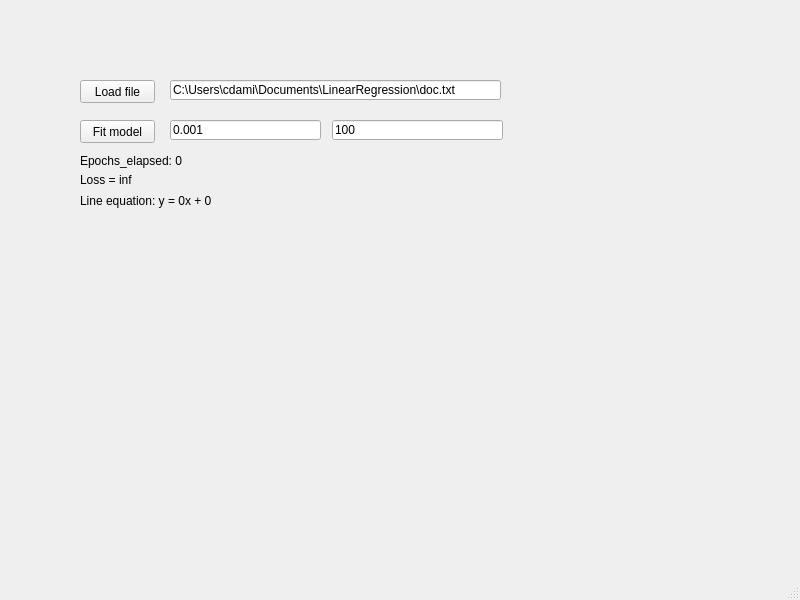
<?xml version="1.0" encoding="UTF-8"?>
<ui version="4.0">
 <class>MainWindow</class>
 <widget class="QMainWindow" name="MainWindow">
  <property name="geometry">
   <rect>
    <x>0</x>
    <y>0</y>
    <width>800</width>
    <height>600</height>
   </rect>
  </property>
  <property name="windowTitle">
   <string>MainWindow</string>
  </property>
  <widget class="QWidget" name="centralwidget">
   <widget class="QPushButton" name="fit_widget">
    <property name="geometry">
     <rect>
      <x>80</x>
      <y>120</y>
      <width>75</width>
      <height>23</height>
     </rect>
    </property>
    <property name="text">
     <string>Fit model</string>
    </property>
   </widget>
   <widget class="QPushButton" name="load_file_widget">
    <property name="geometry">
     <rect>
      <x>80</x>
      <y>80</y>
      <width>75</width>
      <height>23</height>
     </rect>
    </property>
    <property name="text">
     <string>Load file</string>
    </property>
   </widget>
   <widget class="QLineEdit" name="filepath_field">
    <property name="geometry">
     <rect>
      <x>170</x>
      <y>80</y>
      <width>331</width>
      <height>20</height>
     </rect>
    </property>
    <property name="text">
     <string>C:\Users\cdami\Documents\LinearRegression\doc.txt</string>
    </property>
   </widget>
   <widget class="QLineEdit" name="lr_field">
    <property name="geometry">
     <rect>
      <x>170</x>
      <y>120</y>
      <width>151</width>
      <height>20</height>
     </rect>
    </property>
    <property name="text">
     <string>0.001</string>
    </property>
   </widget>
   <widget class="QLineEdit" name="epoch_field">
    <property name="geometry">
     <rect>
      <x>332</x>
      <y>120</y>
      <width>171</width>
      <height>20</height>
     </rect>
    </property>
    <property name="text">
     <string>100</string>
    </property>
   </widget>
   <widget class="QWidget" name="horizontalLayoutWidget">
    <property name="geometry">
     <rect>
      <x>80</x>
      <y>210</y>
      <width>421</width>
      <height>191</height>
     </rect>
    </property>
    <layout class="QHBoxLayout" name="chart_field"/>
   </widget>
   <widget class="QLabel" name="epoch_label">
    <property name="geometry">
     <rect>
      <x>80</x>
      <y>150</y>
      <width>121</width>
      <height>21</height>
     </rect>
    </property>
    <property name="text">
     <string>Epochs_elapsed: 0</string>
    </property>
   </widget>
   <widget class="QLabel" name="eq_label">
    <property name="geometry">
     <rect>
      <x>80</x>
      <y>190</y>
      <width>241</width>
      <height>21</height>
     </rect>
    </property>
    <property name="text">
     <string>Line equation: y = 0x + 0</string>
    </property>
   </widget>
   <widget class="QLabel" name="loss_label">
    <property name="geometry">
     <rect>
      <x>80</x>
      <y>170</y>
      <width>91</width>
      <height>20</height>
     </rect>
    </property>
    <property name="text">
     <string>Loss = inf</string>
    </property>
   </widget>
  </widget>
  <widget class="QMenuBar" name="menubar">
   <property name="geometry">
    <rect>
     <x>0</x>
     <y>0</y>
     <width>800</width>
     <height>21</height>
    </rect>
   </property>
  </widget>
  <widget class="QStatusBar" name="statusbar"/>
 </widget>
 <resources/>
 <connections/>
</ui>
